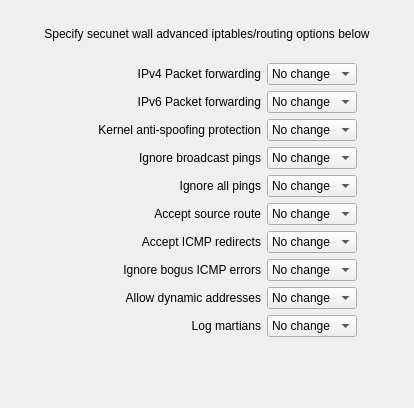
     <widget class="QWidget" name="tab">
      <attribute name="title">
       <string>Options</string>
      </attribute>
      <layout class="QGridLayout">
       <item row="1" column="0" colspan="3">
        <widget class="QLabel" name="network_tab_txt2_3">
         <property name="text">
          <string>Specify secunet wall advanced iptables/routing options below</string>
         </property>
         <property name="alignment">
          <set>Qt::AlignmentFlag::AlignCenter</set>
         </property>
         <property name="wordWrap">
          <bool>true</bool>
         </property>
        </widget>
       </item>
       <item row="3" column="0">
        <widget class="QLabel" name="label368_4">
         <property name="text">
          <string>IPv4 Packet forwarding</string>
         </property>
         <property name="alignment">
          <set>Qt::AlignmentFlag::AlignRight|Qt::AlignmentFlag::AlignTrailing|Qt::AlignmentFlag::AlignVCenter</set>
         </property>
         <property name="wordWrap">
          <bool>false</bool>
         </property>
        </widget>
       </item>
       <item row="3" column="1">
        <widget class="QComboBox" name="linux24_ip_forward">
         <item>
          <property name="text">
           <string>No change</string>
          </property>
         </item>
         <item>
          <property name="text">
           <string>On</string>
          </property>
         </item>
         <item>
          <property name="text">
           <string>Off</string>
          </property>
         </item>
        </widget>
       </item>
       <item row="4" column="0">
        <widget class="QLabel" name="label368_3">
         <property name="text">
          <string>IPv6 Packet forwarding</string>
         </property>
         <property name="alignment">
          <set>Qt::AlignmentFlag::AlignRight|Qt::AlignmentFlag::AlignTrailing|Qt::AlignmentFlag::AlignVCenter</set>
         </property>
         <property name="wordWrap">
          <bool>false</bool>
         </property>
        </widget>
       </item>
       <item row="4" column="1">
        <widget class="QComboBox" name="linux24_ipv6_forward">
         <item>
          <property name="text">
           <string>No change</string>
          </property>
         </item>
         <item>
          <property name="text">
           <string>On</string>
          </property>
         </item>
         <item>
          <property name="text">
           <string>Off</string>
          </property>
         </item>
        </widget>
       </item>
       <item row="5" column="0">
        <widget class="QLabel" name="label369_2">
         <property name="text">
          <string>Kernel anti-spoofing protection</string>
         </property>
         <property name="alignment">
          <set>Qt::AlignmentFlag::AlignRight|Qt::AlignmentFlag::AlignTrailing|Qt::AlignmentFlag::AlignVCenter</set>
         </property>
         <property name="wordWrap">
          <bool>false</bool>
         </property>
        </widget>
       </item>
       <item row="5" column="1">
        <widget class="QComboBox" name="linux24_rp_filter">
         <item>
          <property name="text">
           <string>No change</string>
          </property>
         </item>
         <item>
          <property name="text">
           <string>On</string>
          </property>
         </item>
         <item>
          <property name="text">
           <string>Off</string>
          </property>
         </item>
        </widget>
       </item>
       <item row="6" column="0">
        <widget class="QLabel" name="label370_2">
         <property name="text">
          <string>Ignore broadcast pings</string>
         </property>
         <property name="alignment">
          <set>Qt::AlignmentFlag::AlignRight|Qt::AlignmentFlag::AlignTrailing|Qt::AlignmentFlag::AlignVCenter</set>
         </property>
         <property name="wordWrap">
          <bool>false</bool>
         </property>
        </widget>
       </item>
       <item row="6" column="1">
        <widget class="QComboBox" name="linux24_icmp_echo_ignore_broadcasts">
         <item>
          <property name="text">
           <string>No change</string>
          </property>
         </item>
         <item>
          <property name="text">
           <string>On</string>
          </property>
         </item>
         <item>
          <property name="text">
           <string>Off</string>
          </property>
         </item>
        </widget>
       </item>
       <item row="7" column="0">
        <widget class="QLabel" name="label386_2">
         <property name="text">
          <string>Ignore all pings</string>
         </property>
         <property name="alignment">
          <set>Qt::AlignmentFlag::AlignRight|Qt::AlignmentFlag::AlignTrailing|Qt::AlignmentFlag::AlignVCenter</set>
         </property>
         <property name="wordWrap">
          <bool>false</bool>
         </property>
        </widget>
       </item>
       <item row="7" column="1">
        <widget class="QComboBox" name="linux24_icmp_echo_ignore_all">
         <item>
          <property name="text">
           <string>No change</string>
          </property>
         </item>
         <item>
          <property name="text">
           <string>On</string>
          </property>
         </item>
         <item>
          <property name="text">
           <string>Off</string>
          </property>
         </item>
        </widget>
       </item>
       <item row="7" column="2">
        <spacer>
         <property name="orientation">
          <enum>Qt::Orientation::Horizontal</enum>
         </property>
         <property name="sizeType">
          <enum>QSizePolicy::Policy::Expanding</enum>
         </property>
         <property name="sizeHint" stdset="0">
          <size>
           <width>40</width>
           <height>20</height>
          </size>
         </property>
        </spacer>
       </item>
       <item row="8" column="0">
        <widget class="QLabel" name="label371_2">
         <property name="text">
          <string>Accept source route</string>
         </property>
         <property name="alignment">
          <set>Qt::AlignmentFlag::AlignRight|Qt::AlignmentFlag::AlignTrailing|Qt::AlignmentFlag::AlignVCenter</set>
         </property>
         <property name="wordWrap">
          <bool>false</bool>
         </property>
        </widget>
       </item>
       <item row="8" column="1">
        <widget class="QComboBox" name="linux24_accept_source_route">
         <item>
          <property name="text">
           <string>No change</string>
          </property>
         </item>
         <item>
          <property name="text">
           <string>On</string>
          </property>
         </item>
         <item>
          <property name="text">
           <string>Off</string>
          </property>
         </item>
        </widget>
       </item>
       <item row="9" column="0">
        <widget class="QLabel" name="label373_2">
         <property name="text">
          <string>Accept ICMP redirects</string>
         </property>
         <property name="alignment">
          <set>Qt::AlignmentFlag::AlignRight|Qt::AlignmentFlag::AlignTrailing|Qt::AlignmentFlag::AlignVCenter</set>
         </property>
         <property name="wordWrap">
          <bool>false</bool>
         </property>
        </widget>
       </item>
       <item row="9" column="1">
        <widget class="QComboBox" name="linux24_accept_redirects">
         <item>
          <property name="text">
           <string>No change</string>
          </property>
         </item>
         <item>
          <property name="text">
           <string>On</string>
          </property>
         </item>
         <item>
          <property name="text">
           <string>Off</string>
          </property>
         </item>
        </widget>
       </item>
       <item row="10" column="0">
        <widget class="QLabel" name="label374_2">
         <property name="text">
          <string>Ignore bogus ICMP errors</string>
         </property>
         <property name="alignment">
          <set>Qt::AlignmentFlag::AlignRight|Qt::AlignmentFlag::AlignTrailing|Qt::AlignmentFlag::AlignVCenter</set>
         </property>
         <property name="wordWrap">
          <bool>false</bool>
         </property>
        </widget>
       </item>
       <item row="10" column="1">
        <widget class="QComboBox" name="linux24_icmp_ignore_bogus_error_responses">
         <item>
          <property name="text">
           <string>No change</string>
          </property>
         </item>
         <item>
          <property name="text">
           <string>On</string>
          </property>
         </item>
         <item>
          <property name="text">
           <string>Off</string>
          </property>
         </item>
        </widget>
       </item>
       <item row="11" column="0">
        <widget class="QLabel" name="label375_2">
         <property name="text">
          <string>Allow dynamic addresses</string>
         </property>
         <property name="alignment">
          <set>Qt::AlignmentFlag::AlignRight|Qt::AlignmentFlag::AlignTrailing|Qt::AlignmentFlag::AlignVCenter</set>
         </property>
         <property name="wordWrap">
          <bool>false</bool>
         </property>
        </widget>
       </item>
       <item row="11" column="1">
        <widget class="QComboBox" name="linux24_ip_dynaddr">
         <item>
          <property name="text">
           <string>No change</string>
          </property>
         </item>
         <item>
          <property name="text">
           <string>On</string>
          </property>
         </item>
         <item>
          <property name="text">
           <string>Off</string>
          </property>
         </item>
        </widget>
       </item>
       <item row="12" column="0">
        <widget class="QLabel" name="label380_2">
         <property name="text">
          <string>Log martians</string>
         </property>
         <property name="alignment">
          <set>Qt::AlignmentFlag::AlignRight|Qt::AlignmentFlag::AlignTrailing|Qt::AlignmentFlag::AlignVCenter</set>
         </property>
         <property name="wordWrap">
          <bool>false</bool>
         </property>
        </widget>
       </item>
       <item row="12" column="1">
        <widget class="QComboBox" name="linux24_log_martians">
         <property name="whatsThis">
          <string comment="whats this comment">whats this text</string>
         </property>
         <item>
          <property name="text">
           <string>No change</string>
          </property>
         </item>
         <item>
          <property name="text">
           <string>On</string>
          </property>
         </item>
         <item>
          <property name="text">
           <string>Off</string>
          </property>
         </item>
        </widget>
       </item>
       <item row="14" column="0">
        <spacer>
         <property name="orientation">
          <enum>Qt::Orientation::Vertical</enum>
         </property>
         <property name="sizeHint" stdset="0">
          <size>
           <width>20</width>
           <height>40</height>
          </size>
         </property>
        </spacer>
       </item>
       <item row="0" column="0">
        <spacer>
         <property name="orientation">
          <enum>Qt::Orientation::Vertical</enum>
         </property>
         <property name="sizeType">
          <enum>QSizePolicy::Policy::Fixed</enum>
         </property>
         <property name="sizeHint" stdset="0">
          <size>
           <width>20</width>
           <height>16</height>
          </size>
         </property>
        </spacer>
       </item>
       <item row="2" column="0">
        <spacer>
         <property name="orientation">
          <enum>Qt::Orientation::Vertical</enum>
         </property>
         <property name="sizeType">
          <enum>QSizePolicy::Policy::Fixed</enum>
         </property>
         <property name="sizeHint" stdset="0">
          <size>
           <width>20</width>
           <height>16</height>
          </size>
         </property>
        </spacer>
       </item>
       <item row="13" column="0">
        <spacer>
         <property name="orientation">
          <enum>Qt::Orientation::Horizontal</enum>
         </property>
         <property name="sizeType">
          <enum>QSizePolicy::Policy::Expanding</enum>
         </property>
         <property name="sizeHint" stdset="0">
          <size>
           <width>250</width>
           <height>20</height>
          </size>
         </property>
        </spacer>
       </item>
      </layout>
     </widget>
